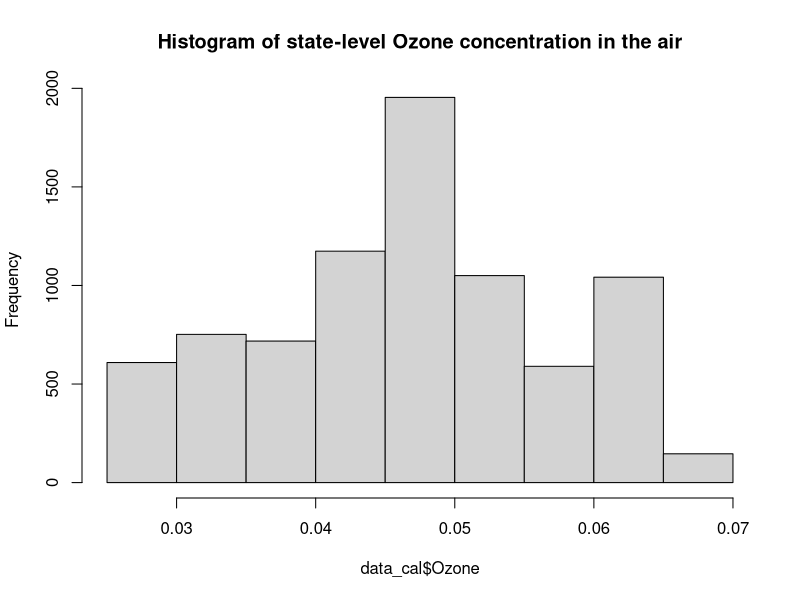
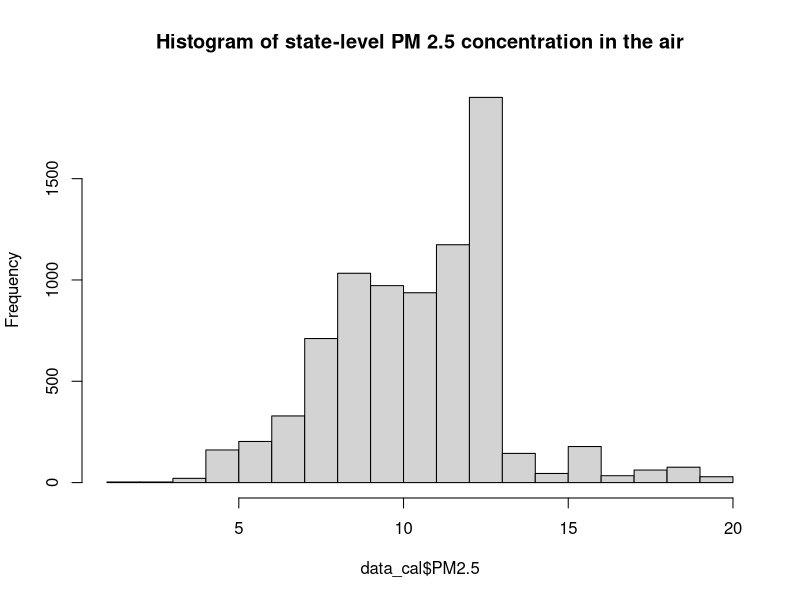
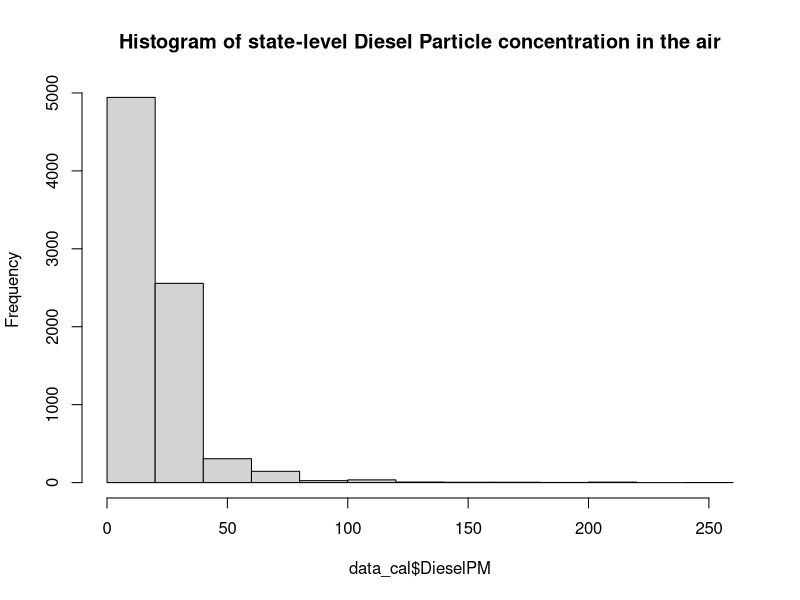
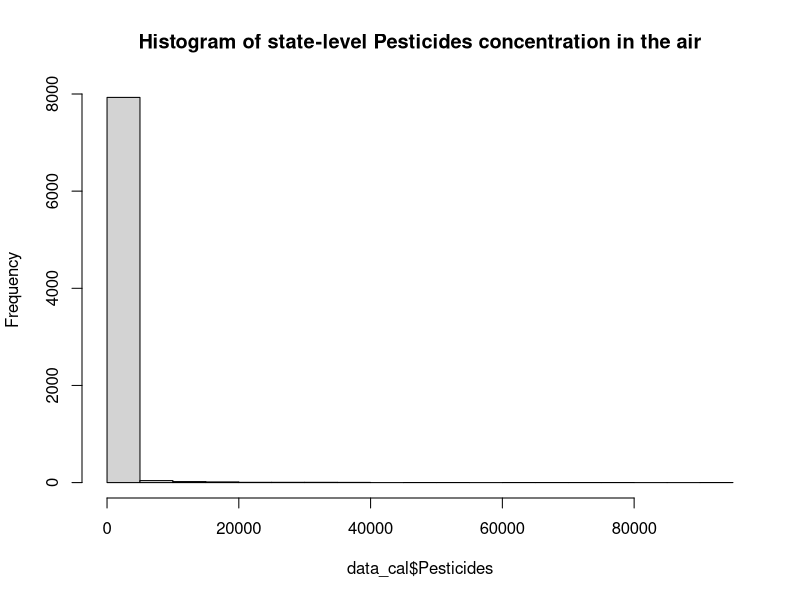
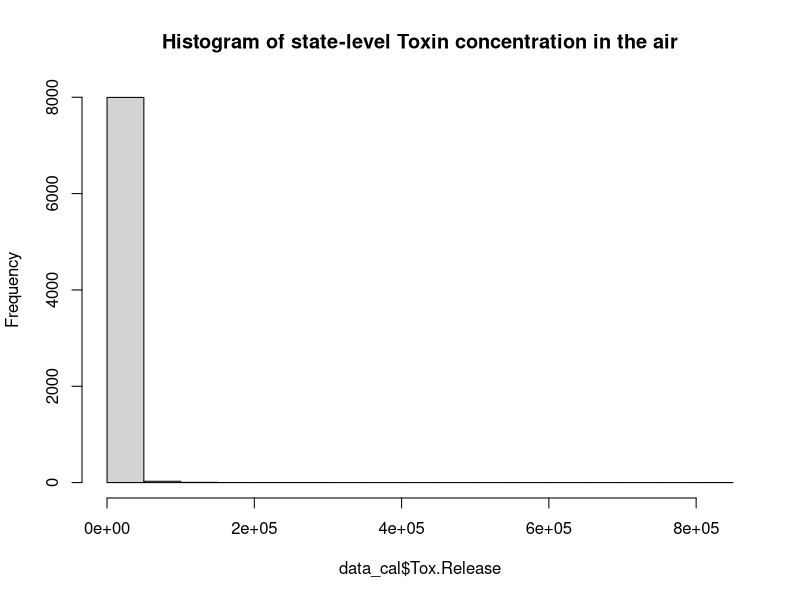
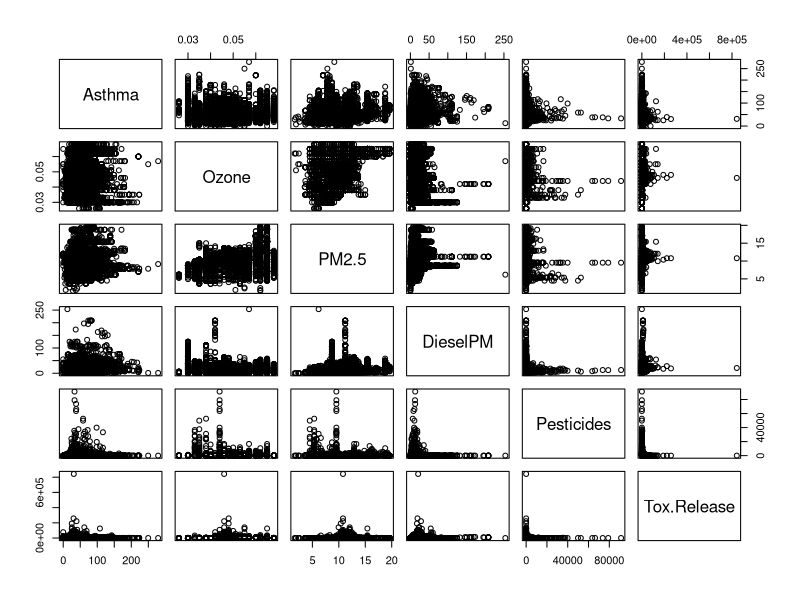
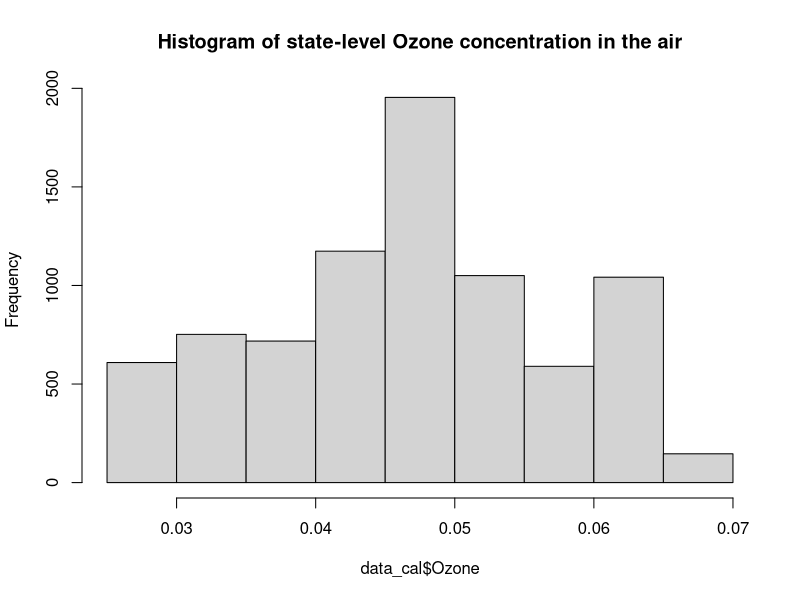
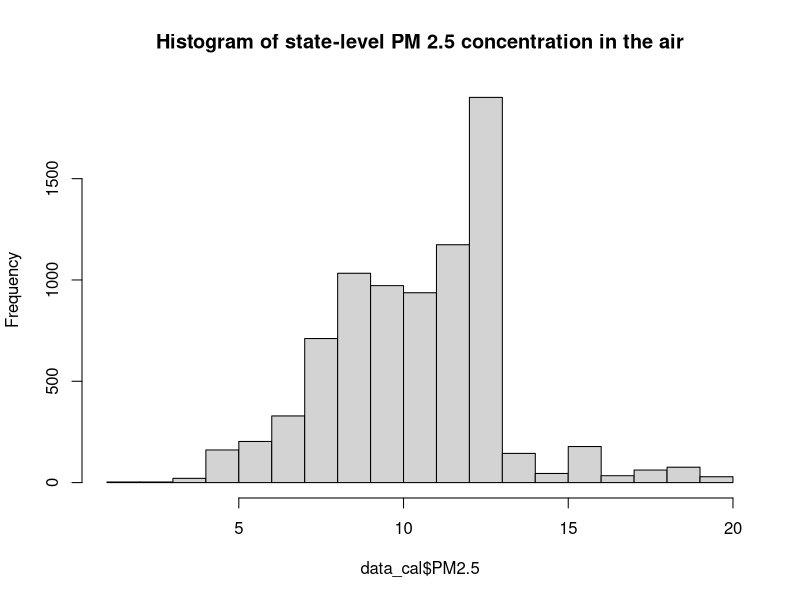

Write R code to recreate these figures, in order.
## ---- chunk 1
library(rstudioapi)
library(tidyverse)
library(gam)
library(splines)
library(splines2)  
library(dplyr)
library(tidyr)
library(broom)
library(dslabs)
library(ggplot2)
library(ggthemes)
library(ggrepel)
library(data.table)
## ---- chunk 2
data_cal <- read_csv('calenviroscreen-3.0-results-june-2018-update.csv')
data_cal
## ---- chunk 3
summary(data_cal)
## ---- chunk 4
#names(data_cal)
colnames(data_cal) <- gsub(" ", "", colnames(data_cal))
colnames(data_cal) <- gsub("\n", "", colnames(data_cal))
names(data_cal)
## ---- chunk 5
air_pollutants_vec <- names(data_cal)[12:38]
air_pollutants_vec



disease_vec <- names(data_cal)[39:44]
disease_vec

soecon <- names(data_cal)[45:57]
soecon
## ---- chunk 6



#histograms for the air pollution factors
hist(data_cal$Ozone, main='Histogram of state-level Ozone concentration in the air' )

hist(data_cal$PM2.5, main='Histogram of state-level PM 2.5 concentration in the air' )

hist(data_cal$DieselPM, main='Histogram of state-level Diesel Particle concentration in the air' )

hist(data_cal$Pesticides, main='Histogram of state-level Pesticides concentration in the air' )

hist(data_cal$Tox.Release, main='Histogram of state-level Toxin concentration in the air' )


pairs(Asthma ~ Ozone + PM2.5 + DieselPM + Pesticides + Tox.Release , dat = data_cal)
## ---- chunk 7
#histograms for the air pollution factors
hist(data_cal$Ozone, main='Histogram of state-level Ozone concentration in the air' )

hist(data_cal$PM2.5, main='Histogram of state-level PM 2.5 concentration in the air' )

hist(data_cal$DieselPM, main='Histogram of state-level Diesel Particle concentration in the air' )

hist(data_cal$Pesticides, main='Histogram of state-level Pesticides concentration in the air' )

hist(data_cal$Tox.Release, main='Histogram of state-level Toxin concentration in the air' )


pairs(Asthma ~ Ozone + PM2.5 + DieselPM + Pesticides + Tox.Release , dat = data_cal)
## ---- chunk 8
#forward selection

require(broom)
data_cal1 <- na.omit(data_cal)
#forward selection procedure using AIC values 
lm1 <- lm(Asthma ~ 1, data=data_cal1)
stepModel <- step(lm1, direction="forward",
scope=(~ Ozone + PM2.5 + DieselPM+ DrinkingWater+Pesticides+Tox.Release+Traffic +CleanupSites + GroundwaterThreats+ Haz.Waste + Imp.WaterBodies + 
SolidWaste + PollutionBurden + Education+LinguisticIsolation+Poverty+Unemployment+HousingBurden+Pop.Char.+LowBirthWeight+CardiovascularDisease), data=data_cal1)
